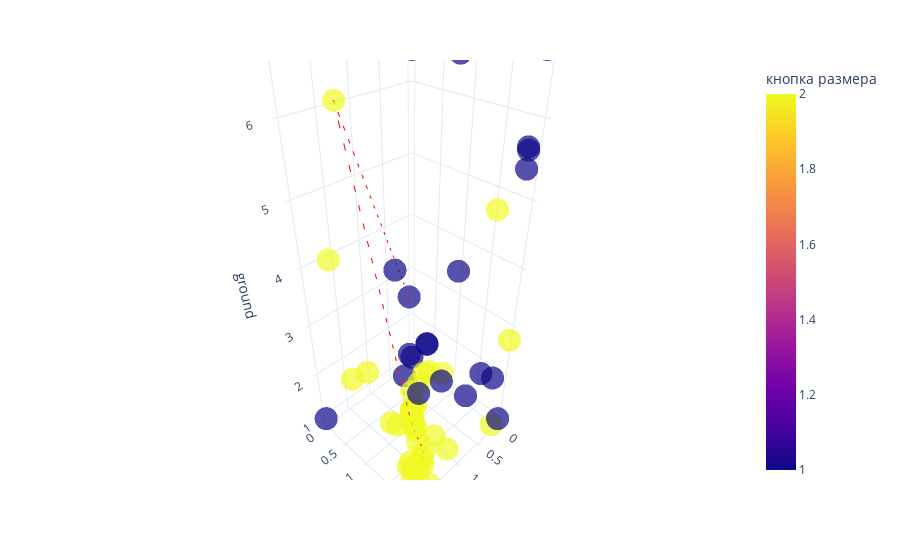

Notebook cell for this chart:
### Code cell
fig = px.scatter_3d(steps_df, x='coffee', y='size', z='ground', 
                    color='кнопка размера', 
                    opacity=0.7, 
                    color_discrete_sequence=px.colors.qualitative.Alphabet)
# this is best path, plot it as a  directional line in 3d
best_option = steps_df.iloc[prob.ibest_seq].drop_duplicates()
# Create the line plot
gradient = best_option.index

line_plot = px.line_3d(best_option, x='coffee', y='size', z='ground')
line_plot['data'][0]['line']['color'] = '#FF0000'
line_plot['data'][0]['line']['dash'] = 'dash'
fig.add_trace(line_plot.data[0])
fig.update_layout(title='')

fig.update_layout(template='plotly_white')

go.Figure(fig).show()

### Figure 1 — Plotly figure (JSON) as saved in the notebook; plotly's stock layout.template omitted (floating-point values rounded to 4 significant figures)
{"data": [{"hovertemplate": "coffee=%{x}<br>size=%{y}<br>ground=%{z}<br>кнопка размера=%{marker.color}<extra></extra>", "legendgroup": "", "marker": {"color": [1, 1, 2, 2, 2, 1, 2, 1, 1, 2, 2, 2, 1, 2, 2, 2, 2, 2, 1, 2, 1, 2, 2, 1, 1, 2, 2, 1, 2, 2, 2, 2, 1, 1, 1, 1, 1, 2, 2, 2, 2, 2, 2, 1, 2, 1, 2, 2, 2, 2, 2, 2, 1, 1, 2, 2, 2, 1, 2, 2, 2, 1], "coloraxis": "coloraxis", "opacity": 0.7, "symbol": "circle"}, "mode": "markers", "name": "", "scene": "scene", "showlegend": false, "type": "scatter3d", "x": [0.4639, 0.7011, 1.857, 1.67, 1.564, 0.8555, 1.266, 1.15, 0.1688, 0.3043, 1.264, 1.258, 1.2, 1.225, 1.214, 1.165, 1.211, 1.175, 0.1845, 1.186, 0.1234, 1.164, 1.213, 0.7197, 2.0, 0.0, 2.0, 0.0, 0.0, 0.172, 0.02989, 0.0, 0.7562, 0.1123, 0.0, 2.0, 0.03181, 1.244, 1.305, 1.675, 1.761, 1.562, 1.602, 0.07334, 1.391, 0.6455, 1.592, 1.587, 1.65, 1.021, 1.408, 0.9858, 0.5369, 0.1149, 1.668, 1.648, 1.608, 0.0, 1.785, 1.519, 1.499, 0.0], "y": [0.4042, 1.023, 0.7836, 0.09786, 0.2285, 1.514, 1.272, 0.8352, 1.976, 1.755, 1.333, 1.388, 1.044, 1.21, 1.227, 1.245, 1.211, 1.204, 2.0, 1.21, 1.955, 1.165, 1.214, 1.038, 2.0, 0.0, 2.0, 0.0, 2.0, 2.0, 0.7843, 2.0, 1.582, 2.0, 2.0, 0.0, 0.0, 1.571, 1.575, 1.249, 0.8808, 1.26, 1.815, 1.363, 2.0, 1.295, 1.717, 1.555, 2.0, 1.796, 1.642, 1.491, 0.7016, 0.04978, 1.593, 1.685, 1.741, 1.801, 1.791, 1.596, 1.729, 1.574], "z": [2.924, 2.489, 6.338, 4.052, 1.781, 6.727, 1.324, 3.994, 5.729, 4.916, 1.261, 1.004, 2.201, 1.554, 1.612, 1.665, 1.612, 1.283, 5.479, 1.62, 5.671, 1.44, 1.592, 2.527, 7.0, 6.823, 3.273, 1.0, 7.0, 1.0, 1.182, 2.756, 4.153, 6.722, 1.0, 1.0, 7.0, 2.72, 1.0, 1.735, 2.574, 1.582, 3.135, 1.101, 7.0, 1.852, 2.87, 1.0, 1.0, 1.0, 1.0, 1.0, 1.0, 1.191, 1.0, 1.0, 1.0, 1.814, 1.0, 1.832, 1.0, 1.744]}, {"hovertemplate": "coffee=%{x}<br>size=%{y}<br>ground=%{z}<extra></extra>", "legendgroup": "", "line": {"color": "#FF0000", "dash": "dash"}, "marker": {"symbol": "circle"}, "mode": "lines", "name": "", "scene": "scene", "showlegend": false, "type": "scatter3d", "x": [0.4639, 1.857, 1.266, 1.305, 1.608], "y": [0.4042, 0.7836, 1.272, 1.575, 1.741], "z": [2.924, 6.338, 1.324, 1.0, 1.0]}], "layout": {"coloraxis": {"colorbar": {"title": {"text": "кнопка размера"}}, "colorscale": [[0.0, "#0d0887"], [0.1111, "#46039f"], [0.2222, "#7201a8"], [0.3333, "#9c179e"], [0.4444, "#bd3786"], [0.5556, "#d8576b"], [0.6667, "#ed7953"], [0.7778, "#fb9f3a"], [0.8889, "#fdca26"], [1.0, "#f0f921"]]}, "legend": {"tracegroupgap": 0}, "margin": {"t": 60}, "scene": {"domain": {"x": [0.0, 1.0], "y": [0.0, 1.0]}, "xaxis": {"title": {"text": "coffee"}}, "yaxis": {"title": {"text": "size"}}, "zaxis": {"title": {"text": "ground"}}}, "title": {"text": ""}}}
